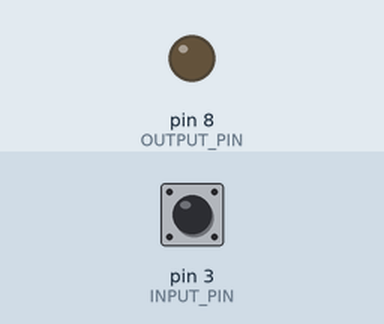
A sketch run on a simulated Arduino Uno, built with avr-gcc and run on an emulated ATmega328P. Shown: output pins drawn as LEDs (lit = HIGH). Inputs (shaded band) come from the test bench; at power-on: pin 3 (INPUT_PIN) HIGH.

Above: at 1.2 s.
1.3 s: pin 3 (INPUT_PIN) pulled LOW for 0.15 s
At 1.37 s:
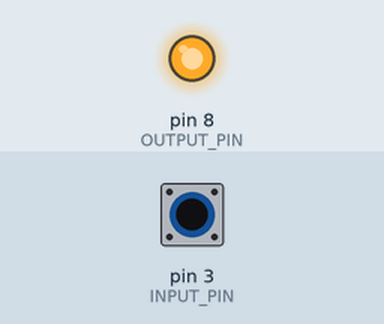
2.9 s: pin 3 (INPUT_PIN) pulled LOW for 3.2 s
At 6.5 s:
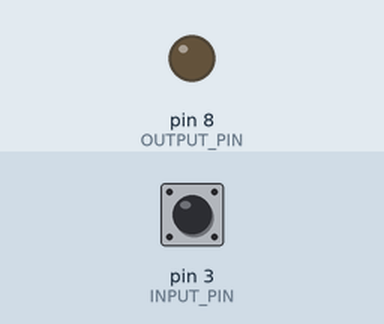
Timing chart, 0 to 8.0 s (numbered marks = the images above; inputs shaded):
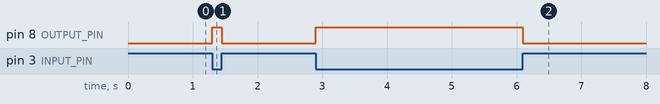

Measured:
- after the input at 1.3 s, pin 8 (OUTPUT_PIN): LOW → HIGH at once, → LOW 0.15 s later
- after the input at 2.9 s, pin 8 (OUTPUT_PIN): LOW → HIGH at once, → LOW 3.2 s later

The sketch:

Push_LED.ino
```cpp
const int INPUT_PIN = 3; //This is the pin where the input signal from the button goes
//This is actually a *digital* input pin

const int OUTPUT_PIN = 8; //This is the pin where the output into the LED goes
//This is actually an *analog* write pin

int buttonRead = 0; //This variable allows us to store whether the button is pressed or not

void setup() {
  // put your setup code here, to run once:
  pinMode(OUTPUT_PIN, OUTPUT); //Sets the LED pin to be an output

  pinMode(INPUT_PIN, INPUT_PULLUP); //Sets the input pin to be an input
  //Note: don't worry about what "pullup" means for now
}

void loop() {
  // put your main code here, to run repeatedly:

  buttonRead = digitalRead(INPUT_PIN); //Reads whether the button is on or off based on the voltage going into the pin

  //This code segment is responsible for the LED lighting up
  if(buttonRead == LOW) { //If the button is pressed then the voltage is low
    digitalWrite(OUTPUT_PIN, HIGH); //Then the LED pin will receive a large voltage written digitally to light it up
  }
  else { //Otherwise the LED shouldn't light up
    digitalWrite(OUTPUT_PIN, LOW); //The voltage is set to ~0V for the positive LED lead
  }
}
```
